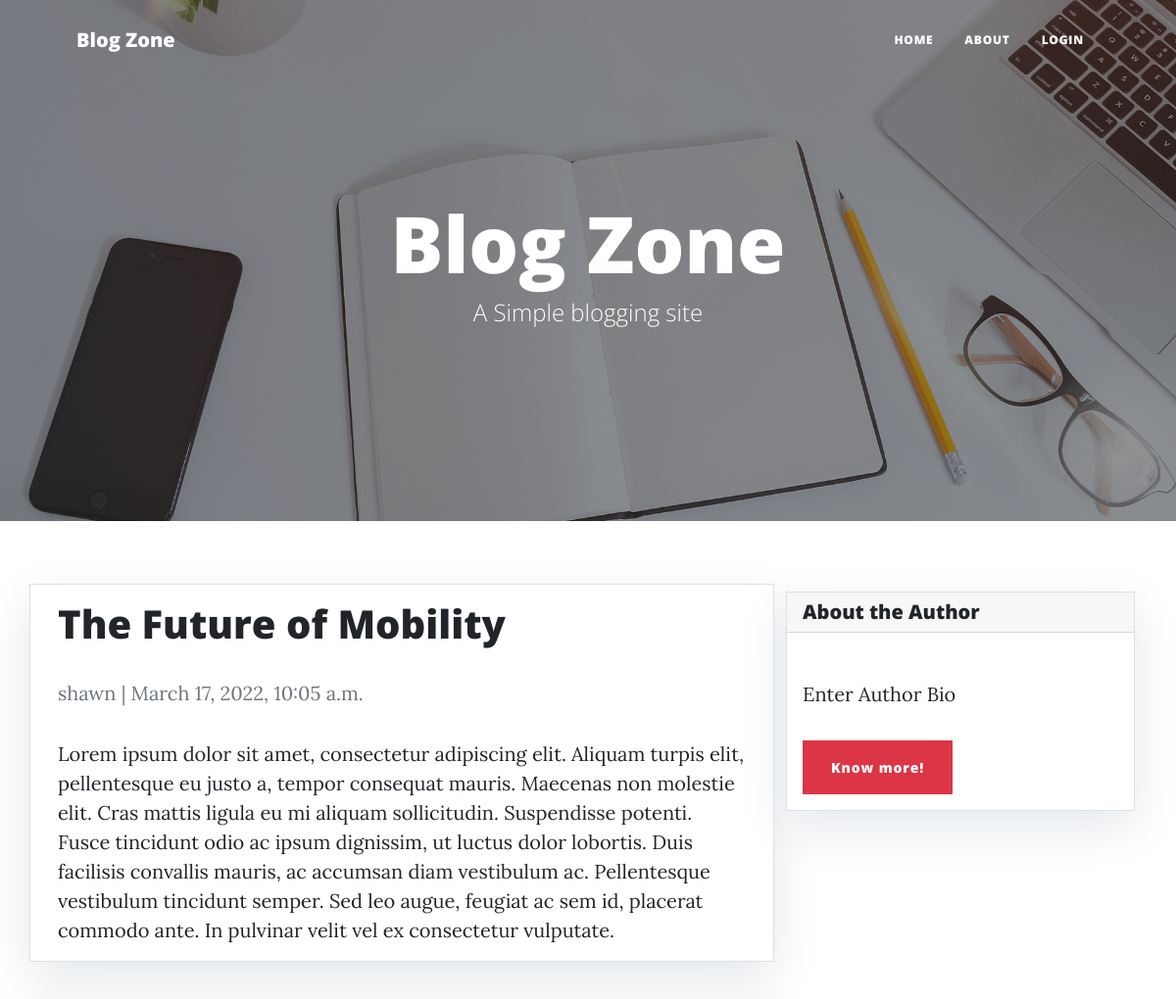
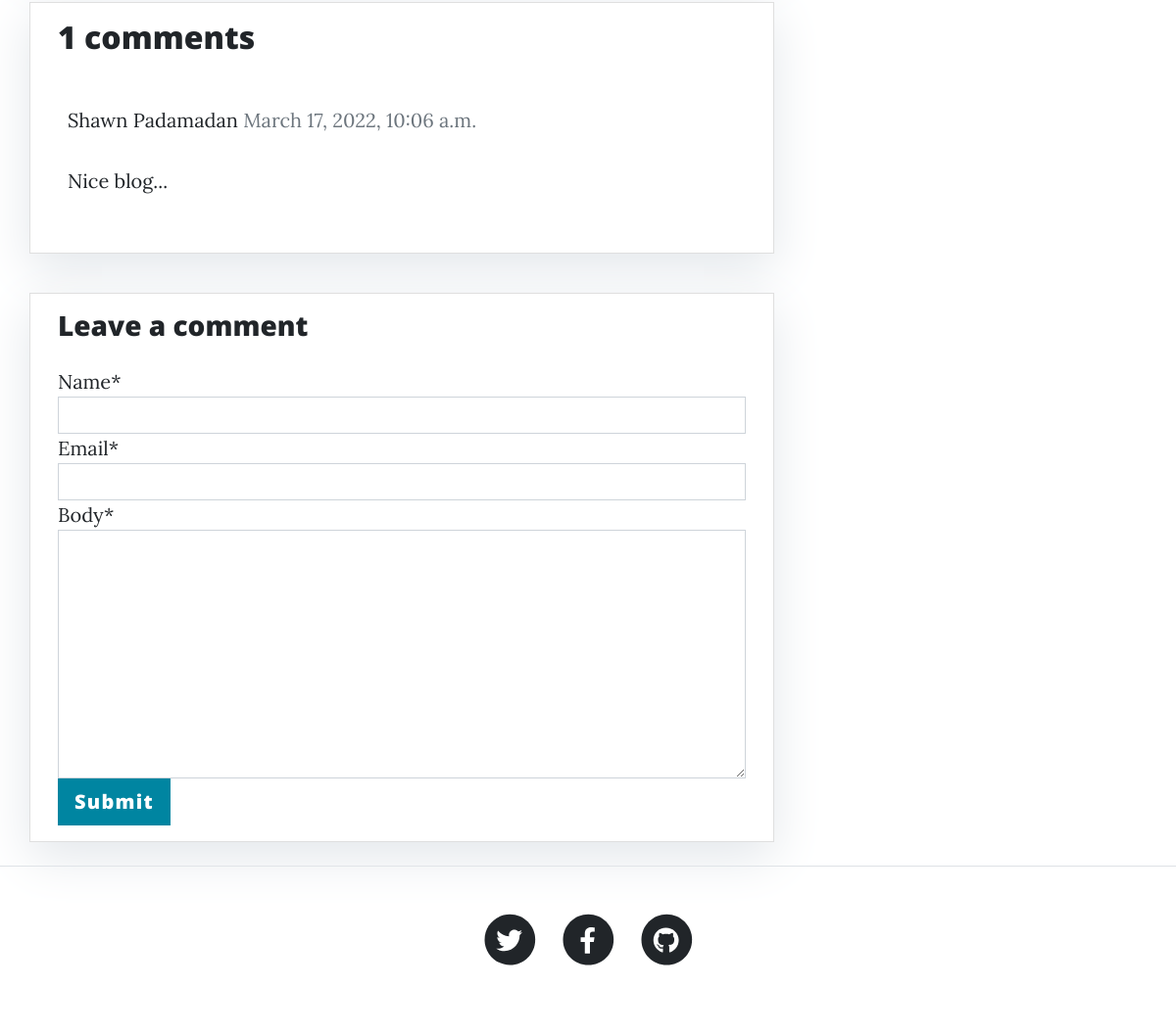
Page /blog-1/ on the committed database (2 pictures, top to bottom).
### blog/models.py (models this page shows, shortened)
class Post(models.Model):
    title = models.CharField(max_length=200, unique=True)
    slug = models.SlugField(max_length=200, unique=True)
    author = models.ForeignKey(User, on_delete= models.CASCADE,related_name='blog_posts')
    updated_on = models.DateTimeField(auto_now= True)
    content = models.TextField()
    created_on = models.DateTimeField(auto_now_add=True)
    status = models.IntegerField(choices=STATUS, default=0)
    class Meta:
        ordering = ['-created_on']

class Comment(models.Model):
    post = models.ForeignKey(Post,on_delete=models.CASCADE,related_name='comments')
    name = models.CharField(max_length=80)
    email = models.EmailField()
    body = models.TextField()
    created_on = models.DateTimeField(auto_now_add=True)
    active = models.BooleanField(default=False)
    class Meta:
        ordering = ['created_on']

### blog/views.py (the view)
# urls.py: path('<slug:slug>/', views.post_detail, name='post_detail'),
def post_detail(request, slug):
    template_name = 'post_detail.html'
    post = get_object_or_404(Post, slug=slug)
    comments = post.comments.filter(active=True)
    new_comment = None
    if request.method == 'POST':
        comment_form = CommentForm(data=request.POST)
        if comment_form.is_valid():
            new_comment = comment_form.save(commit=False)
            new_comment.post = post
            new_comment.save()
    else:
        comment_form = CommentForm()
    return render(request, template_name, {'post': post,
                                           'comments': comments,
                                           'new_comment': new_comment,
                                           'comment_form': comment_form})

### blog/forms.py
class CommentForm(forms.ModelForm):
    class Meta:
        model = Comment
        fields = ('name', 'email', 'body')

### blog/templates/blog/post_detail.html (shortened to what this page needs)
{% extends 'base.html' %} {% block content %}
{% load crispy_forms_tags %}
<div class="container">
  <div class="row">
    <div class="col-md-8 card mb-4  mt-3 left  top">
      <div class="card-body">
        <h1>{% block title %} {{ post.title }} {% endblock title %}</h1>
        <p class=" text-muted">{{ post.author }} | {{ post.created_on }}</p>
        <p class="card-text ">{{ post.content | safe }}</p>
      </div>
    </div>
    {% block sidebar %} {% include 'sidebar.html' %} {% endblock sidebar %}
    <div class="col-md-8 card mb-4  mt-3 ">
      <div class="card-body">
        <h2>{{ comments.count }} comments</h2>
        {% for comment in comments %}
        <div class="comments" style="padding: 10px;">
          <p class="font-weight-bold">
            {{ comment.name }}
            <span class=" text-muted font-weight-normal">
              {{ comment.created_on }}
            </span>
          </p>
          {{ comment.body | linebreaks }}
        </div>
        {% endfor %}
      </div>
    </div>
    <div class="col-md-8 card mb-4  mt-3 ">
      <div class="card-body">
        {% if new_comment %}
        <div class="alert alert-success" role="alert">
          Your comment is awaiting moderation
        </div>
        {% else %}
        <h3>Leave a comment</h3>
        <form method="post" style="margin-top: 1.3em;">
          {{ comment_form | crispy }}
          <button type="submit" class="btn btn-primary  btn-lg">Submit</button>
        </form>
        {% endif %}
      </div>
    </div>
  </div>
</div>
{% endblock content %}

### blog/templates/blog/sidebar.html (style rules this page uses)
.card { box-shadow: 0 16px 48px #E3E7EB; }

### rows in the picture
Post: title "The Future of Mobility", author "shawn", created_on "March 17, 2022, 10:05 a.m.", content "Lorem ipsum dolor sit amet, consectetur adipiscing elit. Aliquam turpis elit, pellentesque eu justo a, tempor consequat mauris. Maecenas non molestie elit. Cras mattis ligula eu mi aliquam sollicitudin. Suspendisse potenti. Fusce tincidunt odio ac ipsum dignissim, ut luctus dolor lobortis. Duis facilisis convallis mauris, ac accumsan diam vestibulum ac. Pellentesque vestibulum tincidunt semper. Sed leo augue, feugiat ac sem id, placerat commodo ante. In pulvinar velit vel ex consectetur vulputate."
Comment: name "Shawn Padamadan", created_on "March 17, 2022, 10:06 a.m.", body "Nice blog..."

### other values in the picture
{{ comments.count }} "1"
